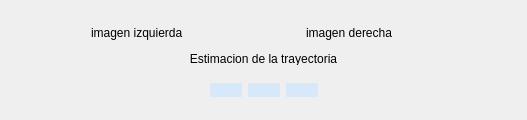
            <widget class="QWidget" name="ejecucion_tab">
             <property name="styleSheet">
              <string notr="true">#tray_widget{
border:2px solid #B5D9F7;
border-radius:20px;
}

#imgder_widget{
border:2px solid #B5D9F7;
border-radius:20px
}

#imgizq_widget{
border:2px solid #B5D9F7;
border-radius:20px
}</string>
             </property>
             <attribute name="icon">
              <iconset>
               <normaloff>iconos1/loader.svg</normaloff>iconos1/loader.svg</iconset>
             </attribute>
             <attribute name="title">
              <string/>
             </attribute>
             <layout class="QGridLayout" name="gridLayout_6">
              <item row="7" column="0" colspan="5">
               <widget class="QLabel" name="label_3">
                <property name="sizePolicy">
                 <sizepolicy hsizetype="MinimumExpanding" vsizetype="Preferred">
                  <horstretch>0</horstretch>
                  <verstretch>0</verstretch>
                 </sizepolicy>
                </property>
                <property name="maximumSize">
                 <size>
                  <width>16777215</width>
                  <height>13</height>
                 </size>
                </property>
                <property name="text">
                 <string>Estimacion de la trayectoria</string>
                </property>
                <property name="alignment">
                 <set>Qt::AlignCenter</set>
                </property>
               </widget>
              </item>
              <item row="1" column="0" colspan="5">
               <widget class="QWidget" name="widget_2" native="true">
                <property name="sizePolicy">
                 <sizepolicy hsizetype="MinimumExpanding" vsizetype="MinimumExpanding">
                  <horstretch>0</horstretch>
                  <verstretch>0</verstretch>
                 </sizepolicy>
                </property>
                <layout class="QHBoxLayout" name="horizontalLayout_6">
                 <property name="spacing">
                  <number>0</number>
                 </property>
                 <property name="leftMargin">
                  <number>0</number>
                 </property>
                 <property name="rightMargin">
                  <number>0</number>
                 </property>
                 <property name="bottomMargin">
                  <number>0</number>
                 </property>
                 <item>
                  <widget class="QWidget" name="imgizq_widget" native="true">
                   <property name="sizePolicy">
                    <sizepolicy hsizetype="MinimumExpanding" vsizetype="MinimumExpanding">
                     <horstretch>0</horstretch>
                     <verstretch>0</verstretch>
                    </sizepolicy>
                   </property>
                   <property name="maximumSize">
                    <size>
                     <width>16777215</width>
                     <height>16777215</height>
                    </size>
                   </property>
                  </widget>
                 </item>
                 <item>
                  <widget class="QWidget" name="imgder_widget" native="true">
                   <property name="sizePolicy">
                    <sizepolicy hsizetype="MinimumExpanding" vsizetype="MinimumExpanding">
                     <horstretch>0</horstretch>
                     <verstretch>0</verstretch>
                    </sizepolicy>
                   </property>
                   <property name="maximumSize">
                    <size>
                     <width>16777215</width>
                     <height>16777215</height>
                    </size>
                   </property>
                  </widget>
                 </item>
                </layout>
               </widget>
              </item>
              <item row="2" column="1">
               <widget class="QLabel" name="label_5">
                <property name="sizePolicy">
                 <sizepolicy hsizetype="MinimumExpanding" vsizetype="MinimumExpanding">
                  <horstretch>0</horstretch>
                  <verstretch>0</verstretch>
                 </sizepolicy>
                </property>
                <property name="maximumSize">
                 <size>
                  <width>130</width>
                  <height>18</height>
                 </size>
                </property>
                <property name="text">
                 <string>imagen izquierda</string>
                </property>
               </widget>
              </item>
              <item row="6" column="0" colspan="5">
               <widget class="QWidget" name="tray_widget" native="true">
                <property name="sizePolicy">
                 <sizepolicy hsizetype="MinimumExpanding" vsizetype="MinimumExpanding">
                  <horstretch>0</horstretch>
                  <verstretch>0</verstretch>
                 </sizepolicy>
                </property>
               </widget>
              </item>
              <item row="8" column="0" colspan="5">
               <widget class="QWidget" name="ctrltray_widget" native="true">
                <property name="maximumSize">
                 <size>
                  <width>16777215</width>
                  <height>50</height>
                 </size>
                </property>
                <layout class="QHBoxLayout" name="horizontalLayout">
                 <item>
                  <spacer name="horizontalSpacer_3">
                   <property name="orientation">
                    <enum>Qt::Horizontal</enum>
                   </property>
                   <property name="sizeHint" stdset="0">
                    <size>
                     <width>190</width>
                     <height>20</height>
                    </size>
                   </property>
                  </spacer>
                 </item>
                 <item>
                  <widget class="QPushButton" name="btn_play">
                   <property name="styleSheet">
                    <string notr="true">#btn_play{
background-color: rgba(210, 232, 250, 211);
border-radius: 10px;
border-style: dotted;
}
#btn_play:hover{ 
background-color:#B5D9F7;
}</string>
                   </property>
                   <property name="text">
                    <string/>
                   </property>
                   <property name="icon">
                    <iconset resource="iconos.qrc">
                     <normaloff>:/icon/iconos1/play.svg</normaloff>:/icon/iconos1/play.svg</iconset>
                   </property>
                   <property name="iconSize">
                    <size>
                     <width>36</width>
                     <height>36</height>
                    </size>
                   </property>
                  </widget>
                 </item>
                 <item>
                  <widget class="QPushButton" name="btn_resume">
                   <property name="styleSheet">
                    <string notr="true">#btn_resume{
background-color: rgba(210, 232, 250, 211);
border-radius: 10px;
border-style: dotted;
}
#btn_resume:hover{ 
background-color:#B5D9F7;
}</string>
                   </property>
                   <property name="text">
                    <string/>
                   </property>
                   <property name="icon">
                    <iconset resource="iconos.qrc">
                     <normaloff>:/icon/iconos1/pause.svg</normaloff>:/icon/iconos1/pause.svg</iconset>
                   </property>
                   <property name="iconSize">
                    <size>
                     <width>36</width>
                     <height>36</height>
                    </size>
                   </property>
                  </widget>
                 </item>
                 <item>
                  <widget class="QPushButton" name="btn_stop">
                   <property name="styleSheet">
                    <string notr="true">#btn_stop{
background-color: rgba(210, 232, 250, 211);
border-radius: 10px;
border-style: dotted;
}
#btn_stop:hover{ 
background-color:#B5D9F7;
}</string>
                   </property>
                   <property name="text">
                    <string/>
                   </property>
                   <property name="icon">
                    <iconset resource="iconos.qrc">
                     <normaloff>:/icon/iconos1/square.svg</normaloff>:/icon/iconos1/square.svg</iconset>
                   </property>
                   <property name="iconSize">
                    <size>
                     <width>36</width>
                     <height>36</height>
                    </size>
                   </property>
                  </widget>
                 </item>
                 <item>
                  <spacer name="horizontalSpacer_4">
                   <property name="orientation">
                    <enum>Qt::Horizontal</enum>
                   </property>
                   <property name="sizeHint" stdset="0">
                    <size>
                     <width>189</width>
                     <height>20</height>
                    </size>
                   </property>
                  </spacer>
                 </item>
                </layout>
               </widget>
              </item>
              <item row="2" column="3">
               <widget class="QLabel" name="label_6">
                <property name="sizePolicy">
                 <sizepolicy hsizetype="MinimumExpanding" vsizetype="MinimumExpanding">
                  <horstretch>0</horstretch>
                  <verstretch>0</verstretch>
                 </sizepolicy>
                </property>
                <property name="maximumSize">
                 <size>
                  <width>130</width>
                  <height>18</height>
                 </size>
                </property>
                <property name="text">
                 <string>imagen derecha</string>
                </property>
               </widget>
              </item>
             </layout>
            </widget>
